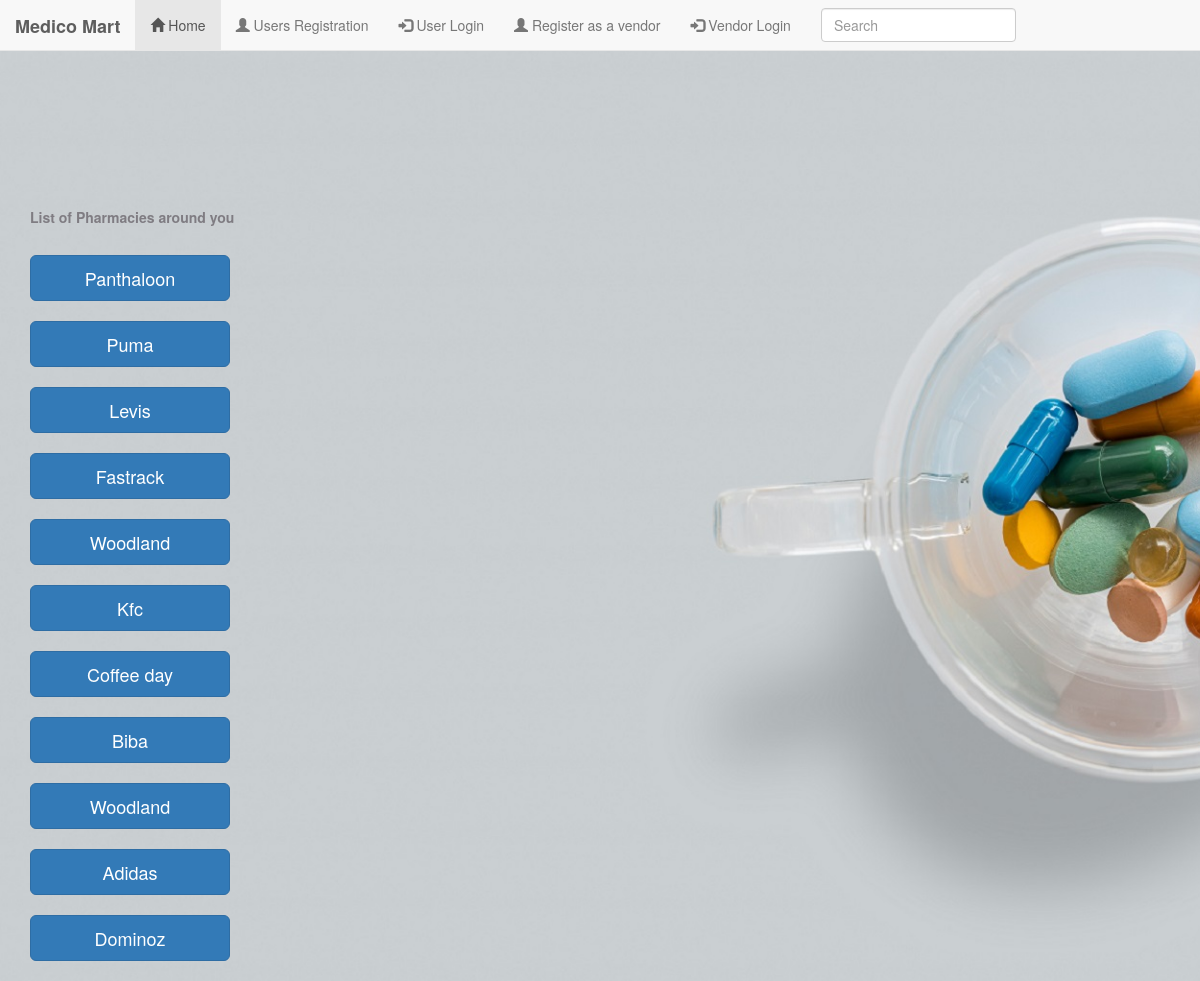
Before: / with the older database file.
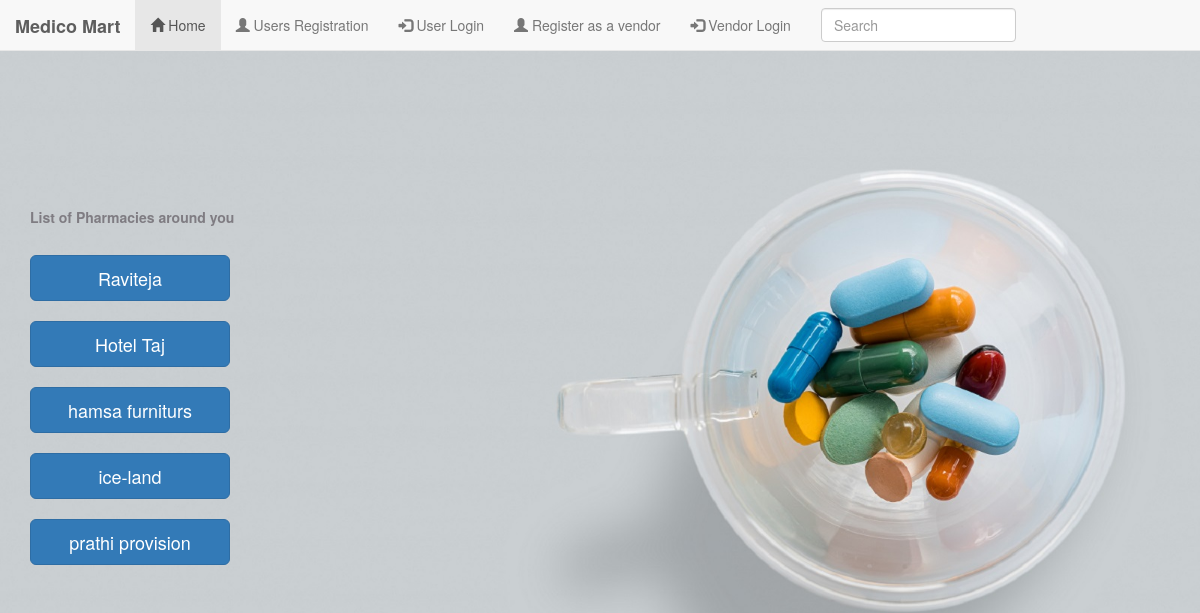
After: the same page with the newer database file.
### tables this page shows
CREATE TABLE IF NOT EXISTS `vendors` (
  `vendor_id` int(11) NOT NULL AUTO_INCREMENT,
  `catg` varchar(100) NOT NULL,
  `vendor_name` varchar(100) NOT NULL,
  `bunsiness_name` varchar(250) NOT NULL,
  `logo` varchar(100) NOT NULL,
  `contno` varchar(10) NOT NULL,
  `floor` varchar(20) NOT NULL,
  `user_name` varchar(20) NOT NULL,
  `pwd` varchar(20) NOT NULL,
  `about` text NOT NULL,
  PRIMARY KEY (`vendor_id`),
  UNIQUE KEY `user_name` (`user_name`)
);

### db.php (called while the page is built, shortened)
<?php
	function execute( $sql )
	{
			$conn=mysqli_connect('localhost','root','','medicomart');
			$res=$conn->query( $sql );
			return $res;
	}
?>

### index.php (the view, shortened to what this page needs)
<?php
	include_once('navbar.php');
	include_once('db.php');
	$sql="select * from vendors";
	$res=execute( $sql );
?>
<div class="container"  style="margin-top:100px;" >
<h5> <strong style="color:#7F7C82">   List of Pharmacies around you </strong></h5>
<br/>
	<?php
		while($row=$res->fetch_object() )
		{
		echo "<a href='index1.php?id=$row->vendor_id' class='btn btn-lg btn-primary'   style='width:200px;' >$row->bunsiness_name</a><br/><br/>";
		}
	?>
</div>

### navbar.php (shortened to what this page needs)
<?php
	if( isset($_SESSION['mobno'] ) )
	{
		$mobno=$_SESSION['mobno'];
		$name=$_SESSION['name'];
		$count=$_SESSION['count'];
	}
	else
	$count=0;
?>
<!DOCTYPE html>
<html lang="en">
  <head>
    <link href="css/bootstrap.min.css" rel="stylesheet">
    </head>
	<body style="background-color:#c9ced1" >
	<nav class="navbar navbar-default  navbar-fixed-top">
	<div class="container-fluid">
    <div class="navbar-header">
      <a class="navbar-brand" href="index.php"><strong>Medico Mart</strong></a>
    </div>
    <div class="collapse navbar-collapse" id="bs-example-navbar-collapse-1">
      <ul class="nav navbar-nav">
        <li class="active"><a href="index.php"><span class="glyphicon glyphicon-home"></span>&nbsp;Home <span class="sr-only">(current)</span></a></li>
		<?php
		if( isset($mobno) )
		{
		?>
		<li>
		<a href="viewcart.php">
		<span class="glyphicon glyphicon-shopping-cart"  ></span>
		<span id="cart">(<?php echo $count ?>)</span>
		</a>
		</li>
		<li>
		<a href="myorders.php">
		Myorders&nbsp;
		<span class=""  ></span>
	   </a>
		</li>
		<li>
		<a href="getpresription.php">
		Upload Prescritpion&nbsp;
		<span class="glyphicon glyphicon-envelope"  ></span>
		</a>
		</li>
		<?php
		}
		else
		{
		?>
		<li><a href="signup.php"><span class="glyphicon glyphicon-user"></span>&nbsp;Users Registration</a></li>
		<li><a href="login.php"><span class="glyphicon glyphicon-log-in"></span>&nbsp;User Login</a></li>
		<li><a href="addnewvendor.php"><span class="glyphicon glyphicon-user"></span>&nbsp;Register as a vendor</a></li>
	  <li><a href="vendorlogin.php"><span class="glyphicon glyphicon-log-in"></span>&nbsp;Vendor Login</a></li>
		<?php
		}
		?>
      </ul>
      <form class="navbar-form navbar-left">
        <div class="form-group">
          <input type="text" class="form-control" placeholder="Search">
        </div>
      </form>
    </div>
  </div>
</nav>

Changed rows visible on the page:
removed vendors: bunsiness_name "Levis"
removed vendors: bunsiness_name "Woodland"
removed vendors: bunsiness_name "Coffee day"
removed vendors: bunsiness_name "Woodland"
removed vendors: bunsiness_name "Adidas"
removed vendors: bunsiness_name "Dominoz"
changed vendors: bunsiness_name "Panthaloon" → "Raviteja"
changed vendors: bunsiness_name "Puma" → "Hotel Taj"
changed vendors: bunsiness_name "Fastrack" → "hamsa furniturs"
changed vendors: bunsiness_name "Kfc" → "ice-land"
changed vendors: bunsiness_name "Biba" → "prathi provision"
